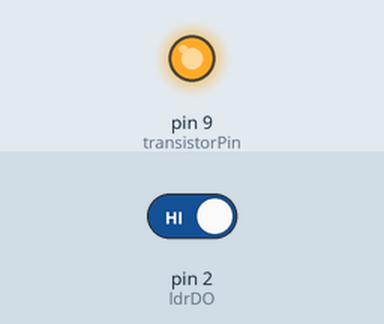
Recording of a sketch running on a simulated Arduino Uno, built with avr-gcc and run on an emulated ATmega328P. Parts: output pins drawn as LEDs (lit = HIGH). Inputs (shaded band) come from the test bench; at power-on: pin 2 (ldrDO) HIGH.

Above: at 1.2 s.
1.3 s: pin 2 (ldrDO) driven LOW
At 2.0 s:
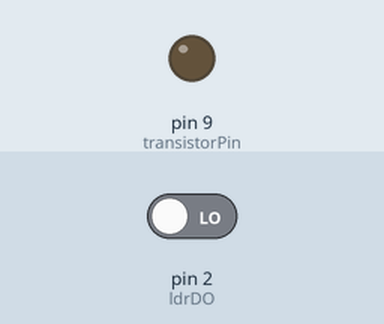
2.8 s: pin 2 (ldrDO) driven HIGH
At 3.2 s:
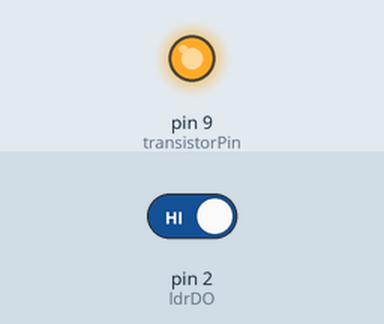
Timing chart, 0 to 5.8 s (numbered marks = the images above; inputs shaded):
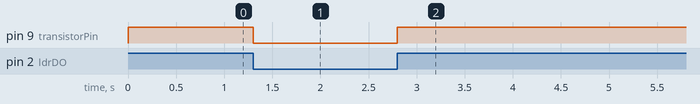

The sketch:

SmartNightLamp.ino
```cpp
// Smart Night Lamp
// Arduino Uno + LDR Module (DO) + Transistor + LED

const int ldrDO = 2;     // Digital output from LDR module
const int transistorPin = 9;  // Controls transistor base

void setup() {
  pinMode(ldrDO, INPUT);
  pinMode(transistorPin, OUTPUT);
}

void loop() {
  int lightState = digitalRead(ldrDO);

  // Most LDR modules output LOW when it's dark
  if (lightState == LOW) {
    digitalWrite(transistorPin, LOW);   // Dark -> LED ON
  } else {
    digitalWrite(transistorPin, HIGH);    // Bright -> LED OFF
  }

  delay(50); // Small delay for stability
}
```

Measured:
- after the input at 1.3 s, pin 9 (transistorPin): HIGH → LOW at once
- after the input at 2.8 s, pin 9 (transistorPin): LOW → HIGH at once
